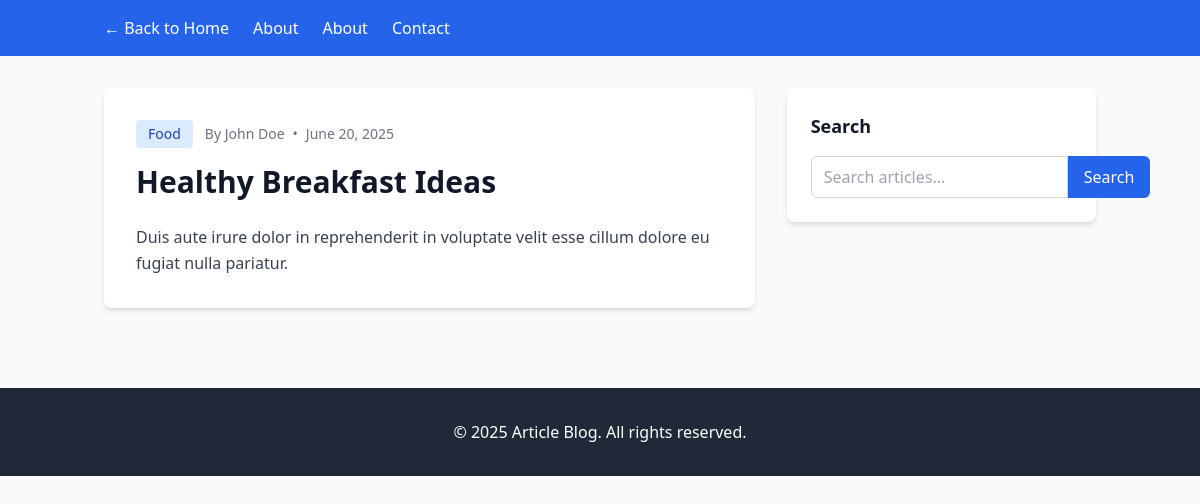
Screenshot of /article.php?slug=healthy-breakfast-ideas with the database file from the repository.
### tables this page shows
CREATE TABLE `articles` (
  `id` INTEGER PRIMARY KEY AUTO_INCREMENT,
  `title` VARCHAR(200) NOT NULL,
  `slug` VARCHAR(200) UNIQUE NOT NULL,
  `content` TEXT NOT NULL,
  `image_url` VARCHAR(255),
  `created_at` TIMESTAMP DEFAULT CURRENT_TIMESTAMP,
  `updated_at` TIMESTAMP NULL ON UPDATE CURRENT_TIMESTAMP,
  `category_id` INTEGER NOT NULL,
  `author_id` INTEGER NOT NULL,
  `published` BOOLEAN DEFAULT FALSE,
  FOREIGN KEY (`category_id`) REFERENCES `categories` (`id`),
  FOREIGN KEY (`author_id`) REFERENCES `users` (`id`)
);

CREATE TABLE `categories` (
  `id` INTEGER PRIMARY KEY AUTO_INCREMENT,
  `name` VARCHAR(100) UNIQUE NOT NULL,
  `description` TEXT,
  `created_at` TIMESTAMP DEFAULT CURRENT_TIMESTAMP
);

CREATE TABLE `users` (
  `id` INTEGER PRIMARY KEY AUTO_INCREMENT,
  `username` VARCHAR(50) UNIQUE NOT NULL,
  `password` VARCHAR(255) NOT NULL,
  `name` VARCHAR(100),
  `role` ENUM('admin', 'author') DEFAULT 'author',
  `created_at` TIMESTAMP DEFAULT CURRENT_TIMESTAMP
);

### config.php (called while the page is built, shortened)
<?php
function formatDate($date)
{
    return date('F j, Y', strtotime($date));
}

### article.php (the view, shortened to what this page needs)
<?php
require_once 'config.php';
$slug = $_GET['slug'] ?? '';
$db = new Database();
$pdo = $db->getConnection();
$stmt = $pdo->prepare("
    SELECT a.*, c.name as category_name, u.name as author_name
    FROM articles a
    LEFT JOIN categories c ON a.category_id = c.id
    LEFT JOIN users u ON a.author_id = u.id
    WHERE a.slug = ? AND a.published = 1
");
$stmt->execute([$slug]);
$article = $stmt->fetch(PDO::FETCH_ASSOC);
?>
<!DOCTYPE html>
<html lang="en">
<head>
    <script src="https://cdn.tailwindcss.com"></script>
</head>
<body class="bg-gray-50">
    <nav class="bg-blue-600 text-white">
        <div class="container mx-auto px-4">
            <ul class="flex space-x-6 py-4">
                <li><a href="index.php" class="hover:text-blue-200 font-medium">← Back to Home</a></li>
                <li><a href="#" class="hover:text-blue-200">About</a></li>
                <li><a href="#" class="hover:text-blue-200">About</a></li>
                <li><a href="#" class="hover:text-blue-200">Contact</a></li>
            </ul>
        </div>
    </nav>
    <div class="container mx-auto px-4 py-8">
        <div class="grid grid-cols-1 lg:grid-cols-3 gap-8">
            <div class="lg:col-span-2">
                <article class="bg-white rounded-lg shadow-md overflow-hidden">
                    <div class="p-8">
                        <div class="flex items-center text-sm text-gray-500 mb-4">
                            <span class="bg-blue-100 text-blue-800 px-3 py-1 rounded text-sm mr-3">
                                <?php echo htmlspecialchars($article['category_name']); ?>
                            </span>
                            <span>By <?php echo htmlspecialchars($article['author_name']); ?></span>
                            <span class="mx-2">•</span>
                            <span><?php echo formatDate($article['created_at']); ?></span>
                        </div>
                        <h1 class="text-3xl font-bold text-gray-900 mb-6">
                            <?php echo htmlspecialchars($article['title']); ?>
                        </h1>
                        <div class="prose prose-lg max-w-none text-gray-700 leading-relaxed">
                            <?php echo nl2br(htmlspecialchars($article['content'])); ?>
                        </div>
                    </div>
                </article>
            </div>
            <div class="space-y-6">
                <div class="bg-white rounded-lg shadow-md p-6">
                    <h3 class="text-lg font-semibold text-gray-900 mb-4">Search</h3>
                    <form method="GET" action="index.php">
                        <div class="flex">
                            <input type="text" name="search" placeholder="Search articles..."
                                class="flex-1 px-3 py-2 border border-gray-300 rounded-l-md focus:outline-none focus:ring-blue-500 focus:border-blue-500">
                            <button type="submit"
                                class="bg-blue-600 text-white px-4 py-2 rounded-r-md hover:bg-blue-700">
                                Search
                            </button>
                        </div>
                    </form>
                </div>
            </div>
        </div>
    </div>
    <footer class="bg-gray-800 text-white py-8 mt-12">
        <div class="container mx-auto px-4 text-center">
            <p>&copy; 2025 Article Blog. All rights reserved.</p>
        </div>
    </footer>
</body>
</html>

### rows the page displays
articles: category.name "Food", author.name "John Doe", created_at "June 20, 2025", title "Healthy Breakfast Ideas", content "Duis aute irure dolor in reprehenderit in voluptate velit esse cillum dolore eu fugiat nulla pariatur."
